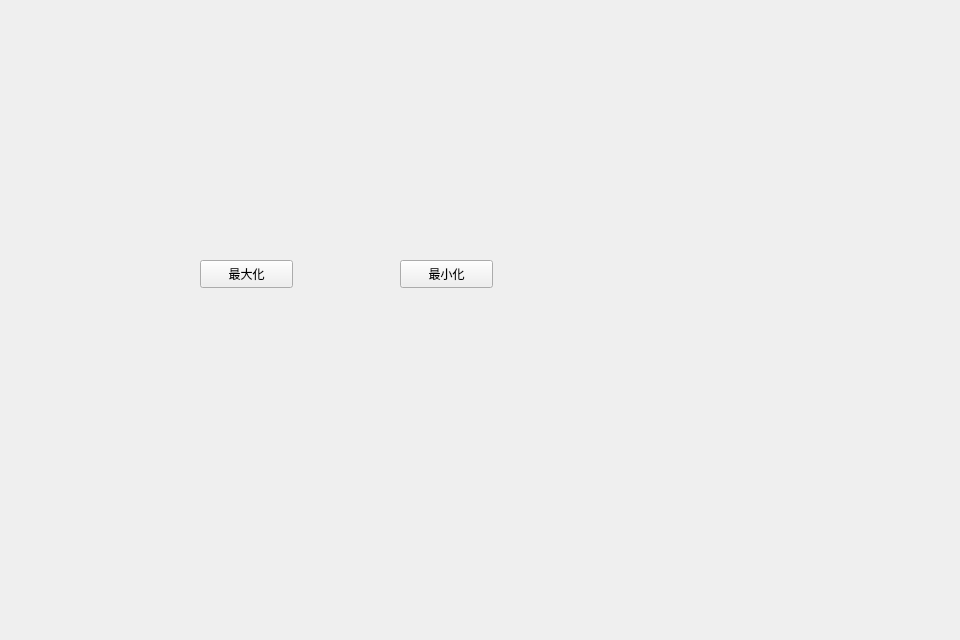
<?xml version="1.0" encoding="UTF-8"?>
<ui version="4.0">
 <class>MainWindow</class>
 <widget class="QMainWindow" name="MainWindow">
  <property name="geometry">
   <rect>
    <x>0</x>
    <y>0</y>
    <width>960</width>
    <height>640</height>
   </rect>
  </property>
  <property name="windowTitle">
   <string>MainWindow</string>
  </property>
  <widget class="QWidget" name="centralWidget">
   <widget class="QPushButton" name="pushButton">
    <property name="geometry">
     <rect>
      <x>200</x>
      <y>260</y>
      <width>93</width>
      <height>28</height>
     </rect>
    </property>
    <property name="text">
     <string>最大化</string>
    </property>
   </widget>
   <widget class="QPushButton" name="pushButtonSmall">
    <property name="geometry">
     <rect>
      <x>400</x>
      <y>260</y>
      <width>93</width>
      <height>28</height>
     </rect>
    </property>
    <property name="text">
     <string>最小化</string>
    </property>
   </widget>
  </widget>
 </widget>
 <layoutdefault spacing="6" margin="11"/>
 <resources/>
 <connections/>
</ui>
